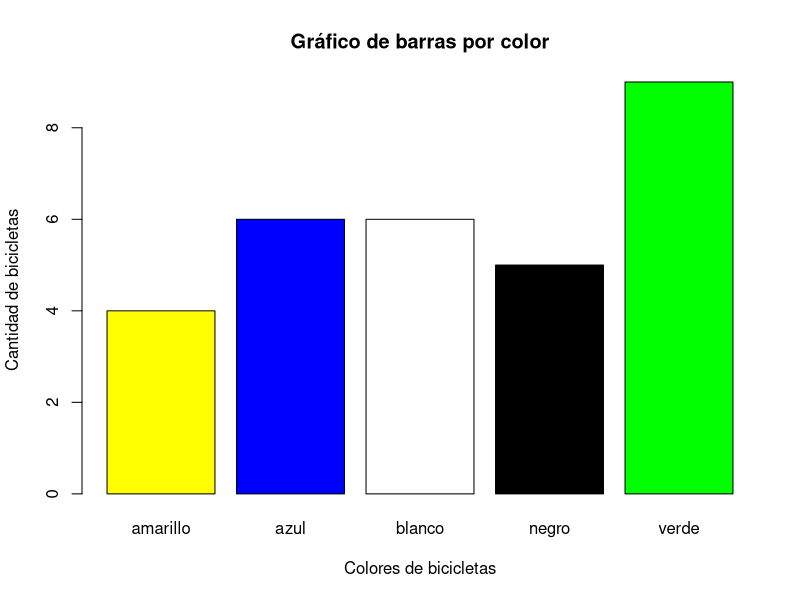
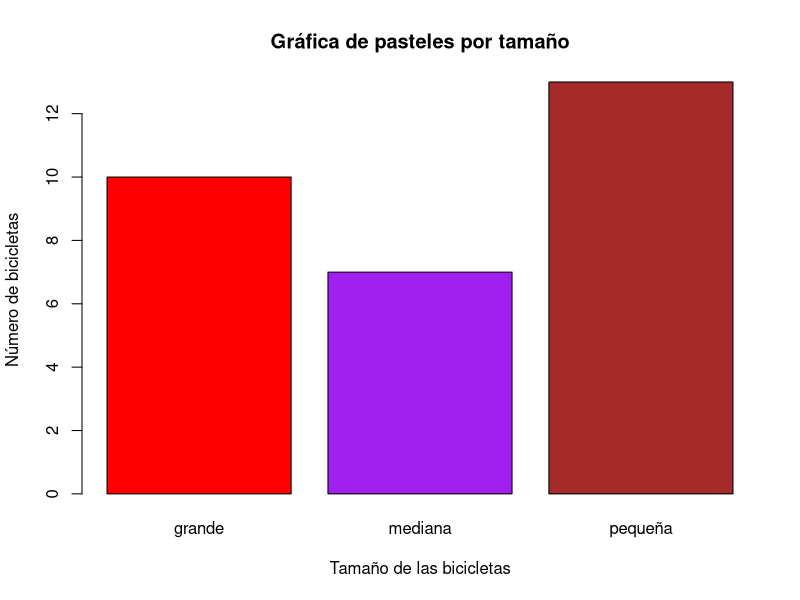
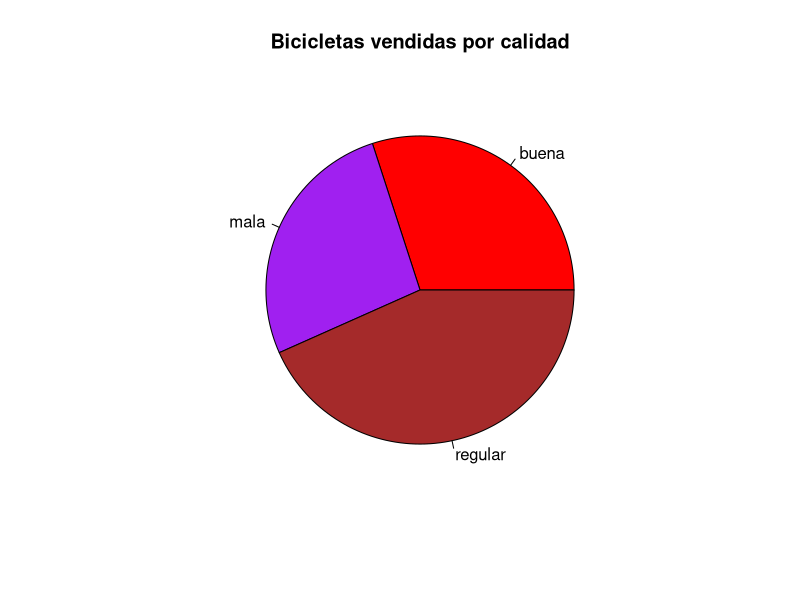
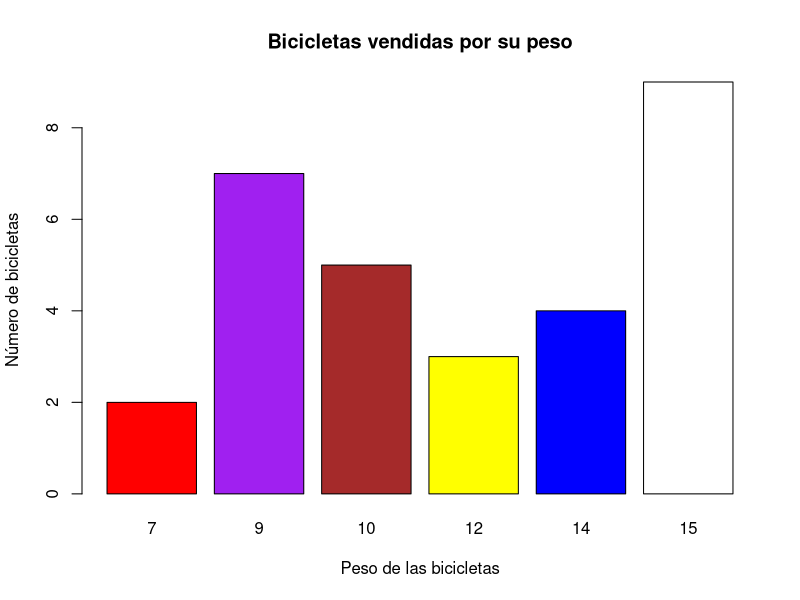
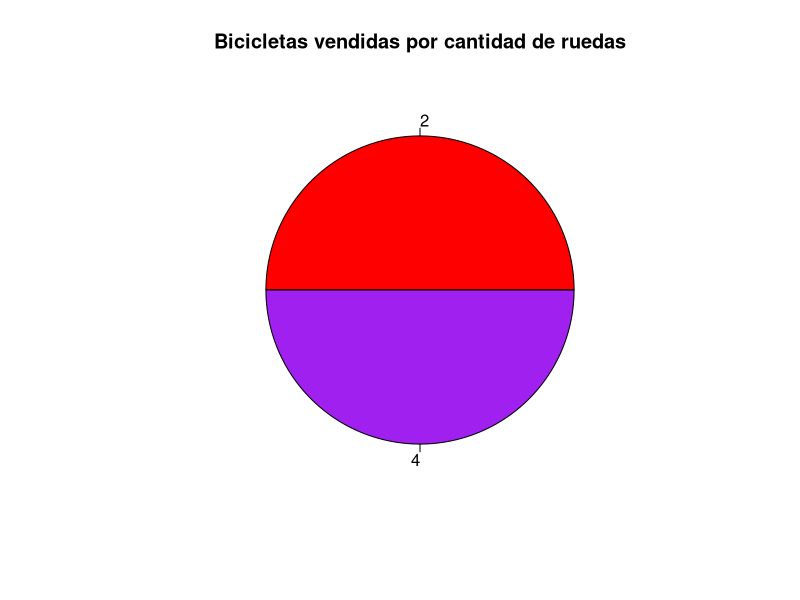
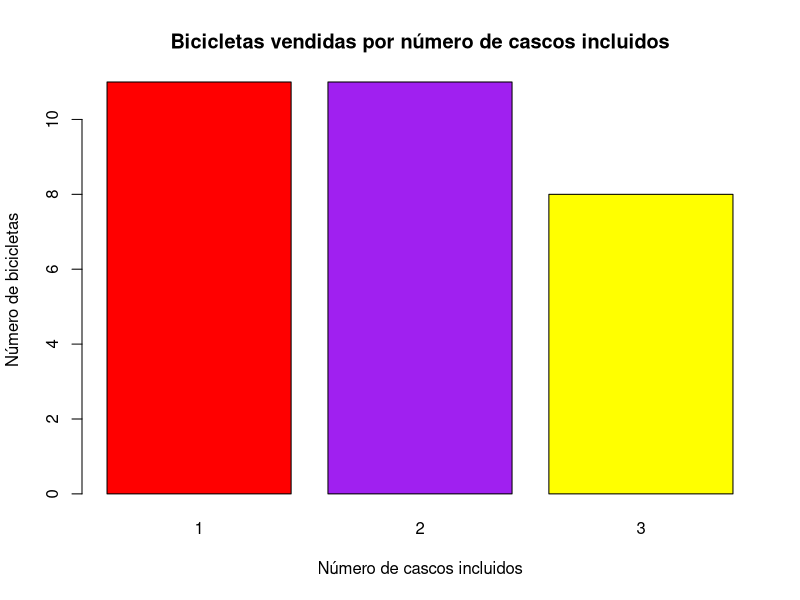
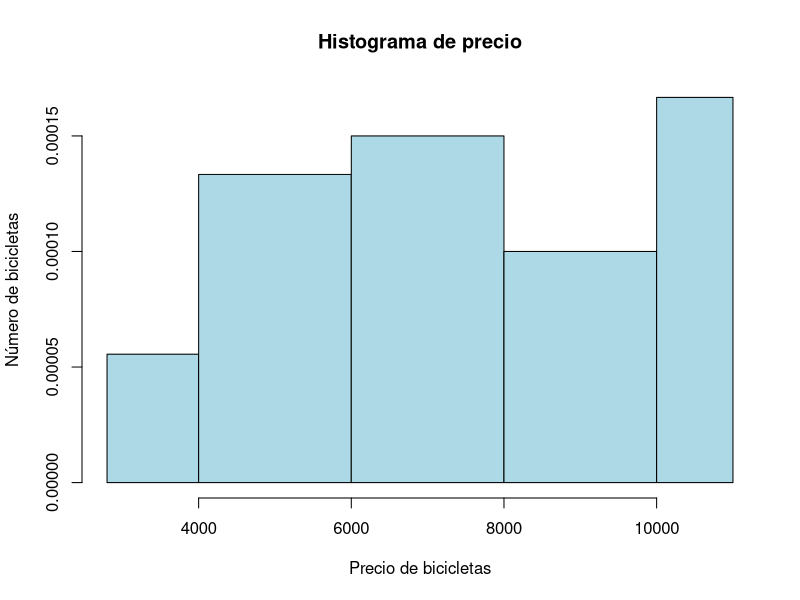
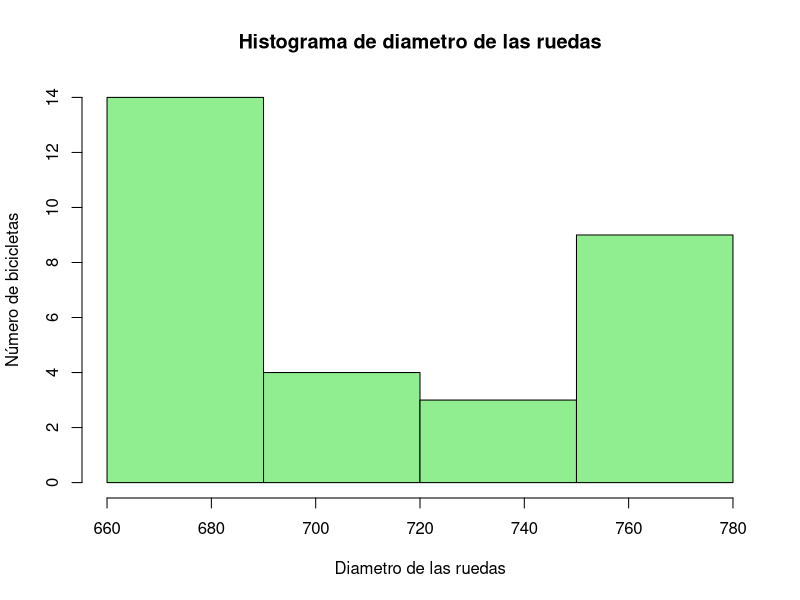

Source code (R) for these figures, in order:
## ---- chunk 1
set.seed(123)
color <- sample(c("azul", "blanco", "verde", "amarillo", "negro"), size = 30, replace = T)
## ---- chunk 2
tamaño <- sample(c("pequeña", "mediana", "grande"), size = 30, replace = T)
## ---- chunk 3
calidad <- sample(c("mala", "regular", "buena"), size = 30, replace = T)
## ---- chunk 4
pesos <- sample(c(7,9,10,12,14,15), size = 30, replace = T)
## ---- chunk 5
ruedas <- sample(c(2,4), size = 30, replace = T)
## ---- chunk 6
cascos <- sample(c(1,2,3), size = 30, replace = T)
## ---- chunk 7
precio <- runif(30, min = 2800, max = 11000)
precio = round(precio,0)   #mostrar cierta cantidad de decimales
## ---- chunk 8
diametro <- runif(30, min = 660, max = 780)   #En milimetros
diametro = round(diametro, 0)
## ---- chunk 9
bicicletas <- data.frame(color, tamaño, calidad, pesos, ruedas, cascos, precio, diametro)   #Si queremos cambiar el nombre a una variable, "Nuevo_nombre" = variable
head(bicicletas)   #solo muestra las primeras observaciones
## ---- chunk 10
print(bicicletas)
## ---- chunk 11
str(bicicletas)
## ---- chunk 12
#Gráfico de barras
tabla <- table(bicicletas$color) #datos$variable
## ---- chunk 13
barplot(tabla, main = "Gráfico de barras por color", xlab = "Colores de bicicletas", ylab = "Cantidad de bicicletas", col = c("yellow", "blue", "white", "black", "green")) 
## ---- chunk 14
barplot(table(bicicletas$tamaño), main = "Gráfica de pasteles por tamaño", col = c("red", "purple", "brown"), xlab = "Tamaño de las bicicletas", ylab = "Número de bicicletas")
## ---- chunk 15
pie(table(bicicletas$calidad), main = "Bicicletas vendidas por calidad", col = c("red", "purple", "brown"))
## ---- chunk 16
barplot(table(bicicletas$pesos), main = "Bicicletas vendidas por su peso", col = c("red", "purple", "brown", "yellow", "blue", "white"), xlab = "Peso de las bicicletas", ylab = "Número de bicicletas")
## ---- chunk 17
pie(table(bicicletas$ruedas), main = "Bicicletas vendidas por cantidad de ruedas", col = c("red", "purple"))
## ---- chunk 18
barplot(table(bicicletas$cascos), main = "Bicicletas vendidas por número de cascos incluidos", col = c("red", "purple", "yellow"), xlab = "Número de cascos incluidos", ylab = "Número de bicicletas")
## ---- chunk 19
hist(bicicletas$precio, main = "Histograma de precio", col = "lightblue", xlab = "Precio de bicicletas", ylab = "Número de bicicletas", breaks = c(2800, 4000, 6000, 8000, 10000, 11000))
# breaks = c(2800, 5000,11000) es para hacer los cortes en los intervalos
# breaks = 10 muestra 10 intervalos (pero si para R ya son demasiados por la cantidad de datos, colocará lo que crea conveniente)
## ---- chunk 20
hist(bicicletas$diametro, main = "Histograma de diametro de las ruedas", col = "lightgreen", xlab = "Diametro de las ruedas", ylab = "Número de bicicletas", breaks = c(660, 690, 720, 750, 780))
